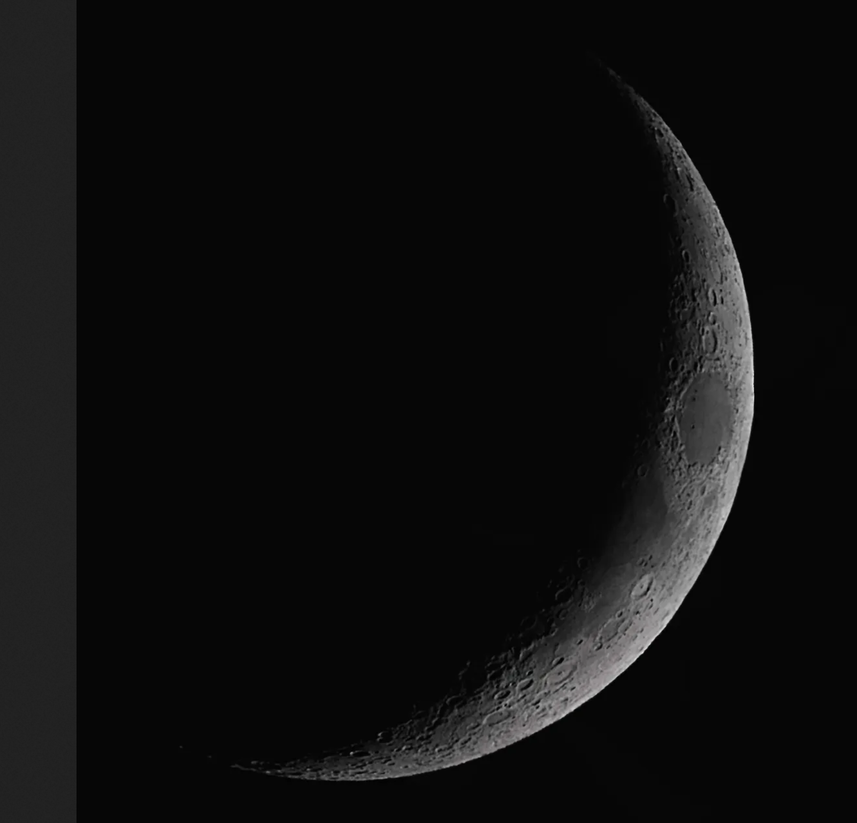
#> input picture moons/moon5.png, 857 x 823 px, shrunk from 1792 x 1720 before the run
$ python test.py   (older library calls are emulated)
#> lines starting #> are read from the running program, lines starting #| are printed output that depends on the picture; after the words box and inside, x2 and y2 are one past the last pixel; in counts of white or black regions, pixels touching at a corner belong together
import numpy as np
from math import dist
import matplotlib.pyplot as plt
from scipy.signal import find_peaks
import cv2

def sobel(img):
    grad_x = cv2.Sobel(img, cv2.CV_16S, 1, 0, ksize=3, scale=1, delta=0, borderType=cv2.BORDER_DEFAULT)
    grad_y = cv2.Sobel(img, cv2.CV_16S, 0, 1, ksize=3, scale=1, delta=0, borderType=cv2.BORDER_DEFAULT)
    abs_grad_x = cv2.convertScaleAbs(grad_x)
    abs_grad_y = cv2.convertScaleAbs(grad_y)
    wheighted = cv2.addWeighted(abs_grad_x, 0.5, abs_grad_y, 0.5, 0)
    binary = cv2.adaptiveThreshold(wheighted, 255,cv2.ADAPTIVE_THRESH_GAUSSIAN_C, cv2.THRESH_BINARY,size,0)
    return binary

def find_circle(img):
    circle_max = min(img.shape[0],img.shape[1])
    circle_min = int(circle_max*0.05)

    #edge detection
    kernel = cv2.getStructuringElement(cv2.MORPH_ELLIPSE,(3,3))
    edges = sobel(binary)
    edges = cv2.dilate(edges, kernel, 1)

    #correlation convolutions
    candidates = []
    for i in range(circle_max,circle_min,-10):
        r = i//2
        #generate circle
        circle = np.zeros((i, i), dtype=np.uint8)
        cv2.circle(circle, (r,r), r, (255, 255, 255), 1)

        #correlate
        matchup = cv2.matchTemplate(edges, circle, cv2.TM_CCORR)
        (minVal, maxVal, minLoc, maxLoc) = cv2.minMaxLoc(matchup) #DO NOT TOUTCH!
        top_x = maxLoc[0]
        top_y = maxLoc[1]

        #eval circle luminosity
        rect = edges[top_y:top_y+i, top_x:top_x+i]
        filt = cv2.bitwise_and(circle,rect)
        lum = np.mean(filt)*100

        #save values (center x, center y, radius, luminosity)
        candidates.append([top_x+r, top_y+r, r, int(lum)])

    candidates = np.array(candidates)# do not remove np array is required
    luminosities = candidates[:,3]

    #find local maximums
    peaks, _ = find_peaks(luminosities, distance=50, height=np.mean(luminosities)/2)

    #the biggest local max is our circle
    data = candidates[peaks[0]]
    r = data[2]
    cx = data[0]
    cy = data[1]
    return (cx,cy,r)

if __name__ == "__main__":
    initial = cv2.imread("moons/moon5.png")
#> initial is the input picture: shape (823, 857, 3); mean B, G, R 14.6, 14.6, 14.6

    #pre pocessing
    greyscale = cv2.cvtColor(initial, cv2.COLOR_BGR2GRAY)
    blurred = cv2.GaussianBlur(greyscale, (7, 7), 0)
    size = min(initial.shape[0],initial.shape[1]) - 1 + (min(initial.shape[0],initial.shape[1])%2)
#> size = 823
    binary = cv2.adaptiveThreshold(blurred, 255,cv2.ADAPTIVE_THRESH_GAUSSIAN_C, cv2.THRESH_BINARY,size,0)
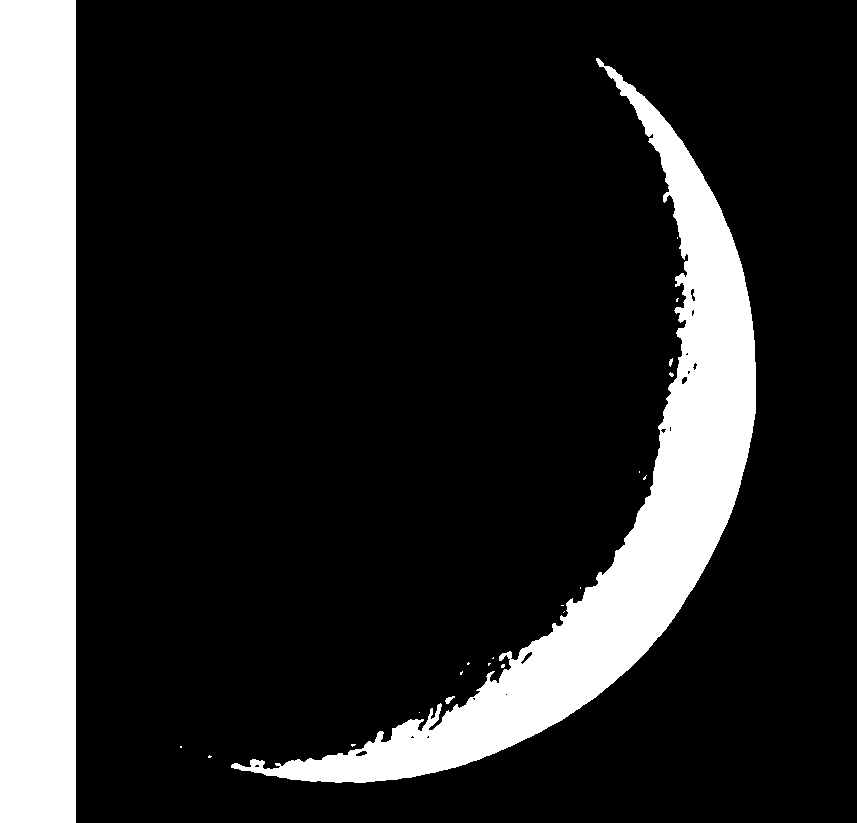
#> binary: shape (823, 857); 17.4% white; 21 white regions (17 under 20 px), largest, box (x1, y1, x2, y2) and area: (0, 0, 76, 823) 62548, (231, 58, 756, 783) 59971, (445, 696, 455, 704) 41, (669, 358, 673, 367) 23

    #clean artefacts
    kernel1 = cv2.getStructuringElement(cv2.MORPH_ELLIPSE,(5,5))
    kernel2 = cv2.getStructuringElement(cv2.MORPH_ELLIPSE,(int(size*0.01),int(size*0.01)))
    for i in range(5):
        binary = cv2.morphologyEx(binary, cv2.MORPH_OPEN, kernel1)
        binary = cv2.morphologyEx(binary, cv2.MORPH_CLOSE, kernel1)

    cx, cy, r = find_circle(binary)
#> in sobel, `grad_x = cv2.Sobel(img, cv2.CV_16S, 1, 0, ksize=3, scale=1, delta=0, b..`:
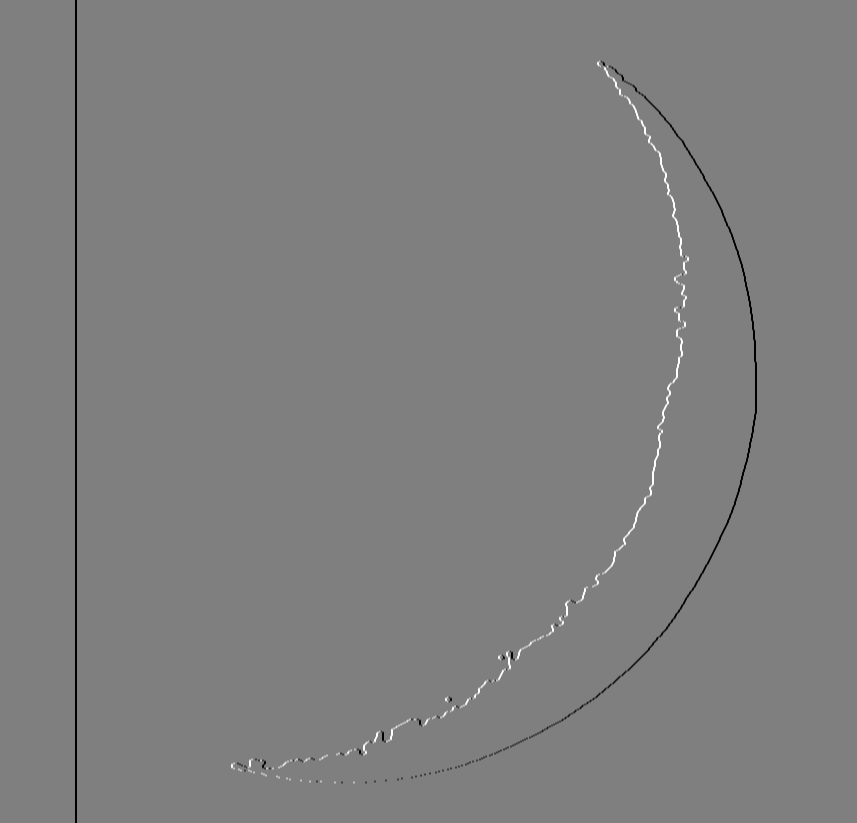
#> grad_x: shape (823, 857) int16; min -1020, max 1020, mean -2.4; drawn with min black and max white
#> in sobel, `abs_grad_x = cv2.convertScaleAbs(grad_x)`: abs_grad_x: shape (823, 857); 1% white in thin lines or dots, all inside (x1, y1, x2, y2) = (75, 0, 757, 823)
#> in sobel, `abs_grad_y = cv2.convertScaleAbs(grad_y)`: abs_grad_y: shape (823, 857); 0.71% white in thin lines or dots, all inside (x1, y1, x2, y2) = (231, 60, 757, 784)
#> in find_circle, `edges = cv2.dilate(edges, kernel, 1)`:
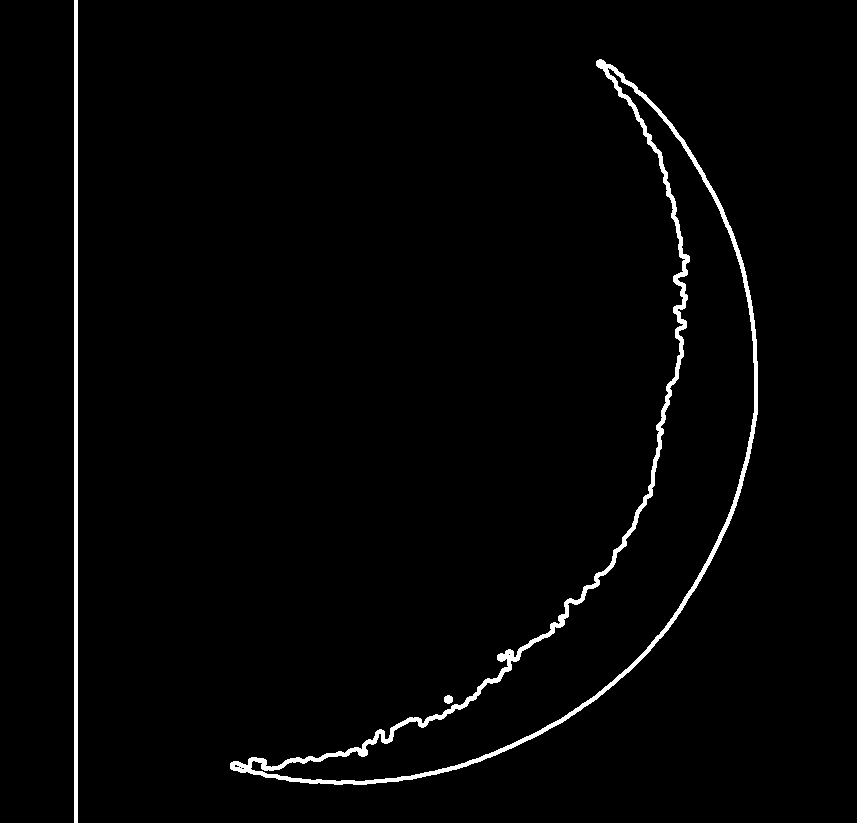
#> edges: shape (823, 857); 1.9% white; 3 white regions, box (x1, y1, x2, y2) and area: (230, 59, 758, 785) 10213, (74, 0, 78, 823) 3292, (444, 695, 453, 704) 65
#> the loop in find_circle, `for i in range(circle_max,circle_min,-10):` made 79 passes
#> (minVal, maxVal, minLoc, top_x, top_y, lum) on passes 1 to 12: (780299.7, 2405925.2, (11, 0), 34, 0, 1.39), (650249.9, 3316275, (0, 5), 44, 1, 1.97), (1105425, 3966525.8, (12, 11), 54, 11, 2.41), (2210849.5, 6307424, (36, 17), 0, 5, 3.93), (2080800.2, 10989224, (22, 40), 73, 39, 7.03), (975374.5, 11444399, (78, 22), 73, 45, 7.51), (975374.1, 14110425, (83, 32), 0, 0, 9.5), (845326.2, 28350896, (99, 35), 6, 0, 19.61), (975375.1, 27440548, (113, 37), 16, 1, 19.49), (910349.9, 25944972, (124, 33), 26, 10, 18.94), (975374.8, 24319346, (134, 24), 36, 15, 18.24), (910350.2, 23148898, (144, 6), 45, 10, 17.86)
#> pass 1, in find_circle, `filt = cv2.bitwise_and(circle,rect)`:
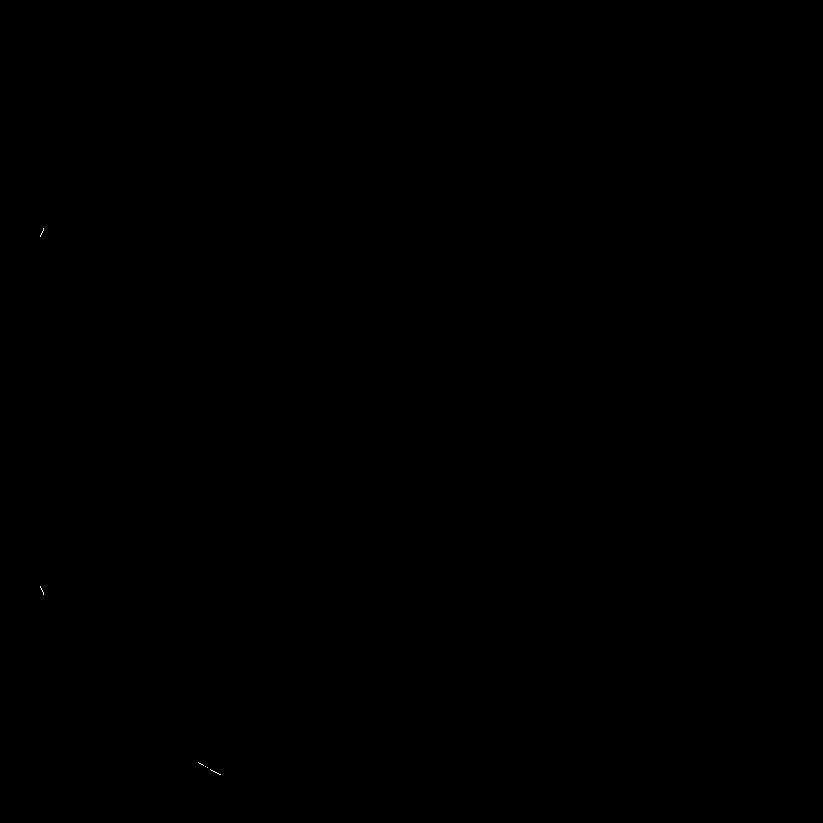
#> filt: shape (823, 823); 0.01% white in thin lines or dots, all inside (x1, y1, x2, y2) = (40, 228, 221, 775)
#> after the loop in find_circle, `for i in range(circle_max,circle_min,-10):`: circle: shape (43, 43); 6.3% white in thin lines or dots
#> after the loop in find_circle, `for i in range(circle_max,circle_min,-10):`: filt: shape (43, 43); 2.7% white in thin lines or dots, all inside (x1, y1, x2, y2) = (0, 2, 43, 39)
#> after the loop in find_circle, `for i in range(circle_max,circle_min,-10):`:
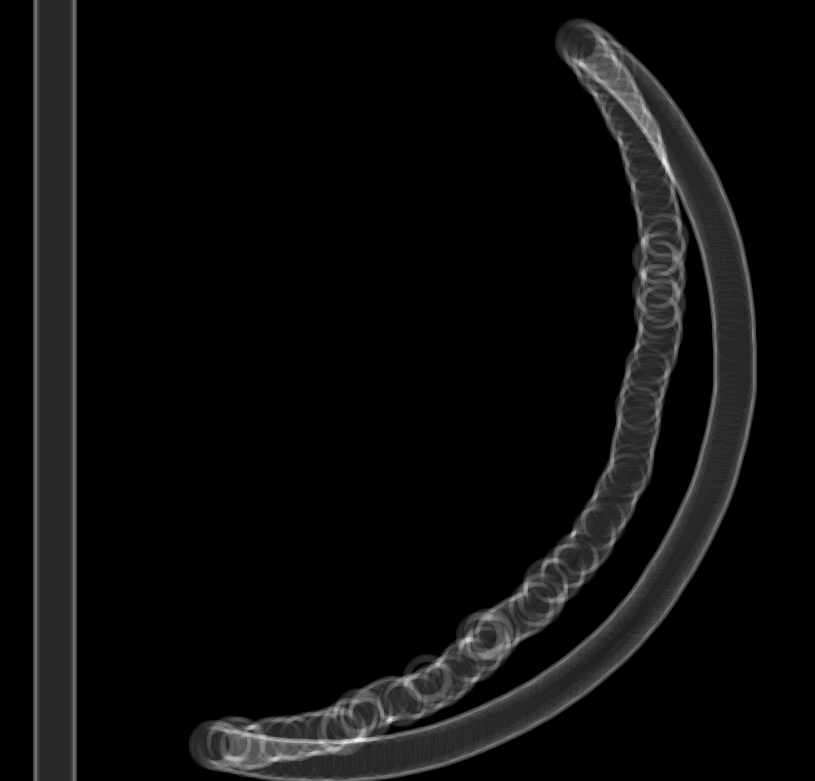
#> matchup: shape (781, 815) float32; min -0.375, max 3251249.5, mean 158528.8; drawn with min black and max white
#> after the loop in find_circle, `for i in range(circle_max,circle_min,-10):`: candidates = 79 items, first 6: [445, 411, 411, 1], [450, 407, 406, 1], [455, 412, 401, 2], [396, 401, 396, 3], [464, 430, 391, 7], [459, 431, 386, 7]
#> in find_circle, `candidates = np.array(candidates)# do not remove np array is required`: candidates = 79 rows, first 6: [445, 411, 411, 1], [450, 407, 406, 1], [455, 412, 401, 2], [396, 401, 396, 3], [464, 430, 391, 7], [459, 431, 386, 7]
#> in find_circle, `luminosities = candidates[:,3]`: luminosities = 79 values, max 689 at index 78, min 1 at index 0, mean 63.61
#> in find_circle, `peaks, _ = find_peaks(luminosities, distance=50, height=np.mean(lumino..`: peaks = [54]
#> in find_circle, `data = candidates[peaks[0]]`: data = [557, 206, 141, 38]
#> in find_circle, `r = data[2]`: r = 141
#> in find_circle, `cx = data[0]`: cx = 557
#> in find_circle, `cy = data[1]`: cy = 206
#> cx = 557; cy = 206; r = 141

    #display
    output = initial
    output = cv2.circle(output, (cx,cy), r, (255, 255, 0), 1)
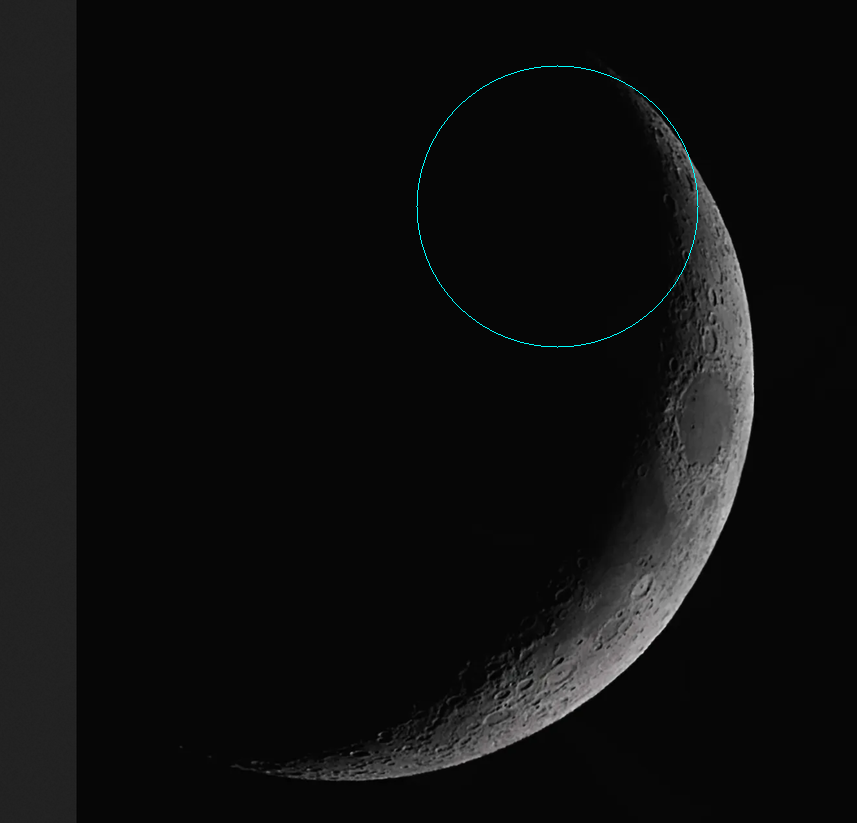
#> output: shape (823, 857, 3); 0.11% of pixels changed, all inside (x1, y1, x2, y2) = (416, 65, 699, 348)
    output = cv2.circle(output, (cx,cy), 2, (255, 255, 0), -1)
#> output: shape (823, 857, 3); under 0.01% of pixels changed, all inside (x1, y1, x2, y2) = (555, 204, 560, 209)

    # [6 lines of commented-out code are left out]

    cv2.namedWindow("out", cv2.WINDOW_NORMAL)
    cv2.imshow("out", output)
    cv2.waitKey(0)
    cv2.destroyAllWindows()
